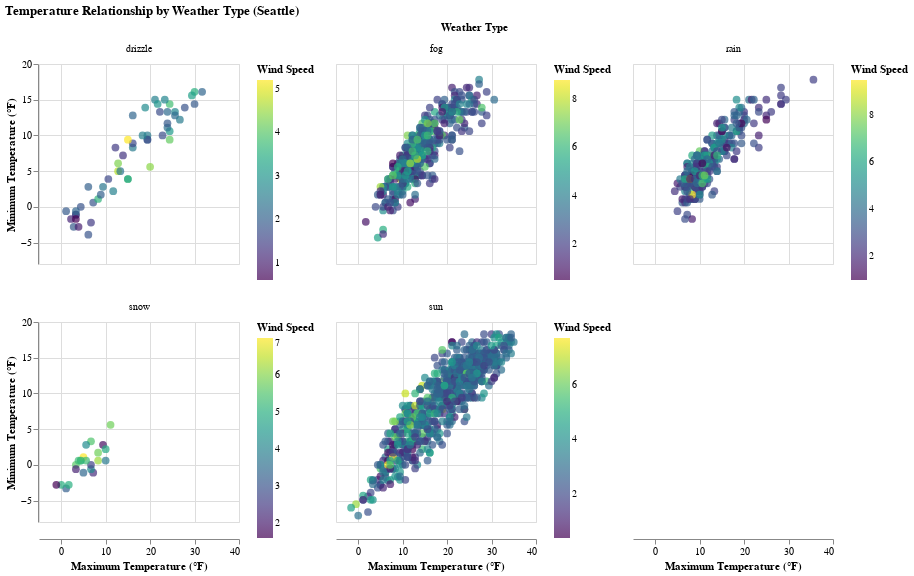

Here is the notebook cell this chart was saved with:
### Markdown cell above
##### Question 3 (10 points)

Create a facet figure in Altair with 2 row and 3 columns. For each panel in the facet figure, it shows a scatter plot between the max and min temperature for one type of weather. Use the wind speed to color the points. Also add interaction to show the max and min temperature and wind speed for each data point. Include necessary title and labels.

### Code cell
chart = alt.Chart(weather).mark_circle(size=60).encode(
    x=alt.X('temp_max:Q', 
            title='Maximum Temperature (°F)',
            scale=alt.Scale(zero=False)),
    y=alt.Y('temp_min:Q', 
            title='Minimum Temperature (°F)',
            scale=alt.Scale(zero=False)),
    color=alt.Color('wind:Q', 
                    title='Wind Speed',
                    scale=alt.Scale(scheme='viridis')),
    tooltip=[
        alt.Tooltip('temp_max:Q', title='Max Temp', format='.1f'),
        alt.Tooltip('temp_min:Q', title='Min Temp', format='.1f'),
        alt.Tooltip('wind:Q', title='Wind Speed', format='.1f')
    ],
    facet=alt.Facet('weather:N', columns=3, title='Weather Type')
).properties(
    width=200,
    height=200,
    title='Temperature Relationship by Weather Type (Seattle)'
).resolve_scale(
    color='independent'
)

chart

### Figure 1 — Vega-Lite specification as saved in the notebook (floating-point values rounded to 4 significant figures; data arrays with more than 128 entries replaced by an {"elided": "..."} marker saying what was removed)
{"config": {"view": {"continuousWidth": 300, "continuousHeight": 300}}, "data": {"name": "data-830c39fec90146253fb06a06c26374ef"}, "mark": {"type": "circle", "size": 60}, "encoding": {"color": {"field": "wind", "scale": {"scheme": "viridis"}, "title": "Wind Speed", "type": "quantitative"}, "facet": {"columns": 3, "field": "weather", "title": "Weather Type", "type": "nominal"}, "tooltip": [{"field": "temp_max", "format": ".1f", "title": "Max Temp", "type": "quantitative"}, {"field": "temp_min", "format": ".1f", "title": "Min Temp", "type": "quantitative"}, {"field": "wind", "format": ".1f", "title": "Wind Speed", "type": "quantitative"}], "x": {"field": "temp_max", "scale": {"zero": false}, "title": "Maximum Temperature (°F)", "type": "quantitative"}, "y": {"field": "temp_min", "scale": {"zero": false}, "title": "Minimum Temperature (°F)", "type": "quantitative"}}, "height": 200, "resolve": {"scale": {"color": "independent"}}, "title": "Temperature Relationship by Weather Type (Seattle)", "width": 200, "$schema": "https://vega.github.io/schema/vega-lite/v5.8.0.json", "datasets": {"data-830c39fec90146253fb06a06c26374ef": {"elided": "1461 records"}}}
